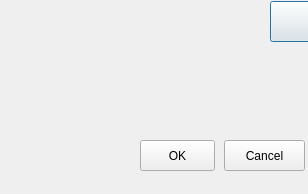
<?xml version="1.0" encoding="UTF-8"?>
<ui version="4.0">
 <class>iMessageBox</class>
 <widget class="QDialog" name="iMessageBox">
  <property name="geometry">
   <rect>
    <x>0</x>
    <y>0</y>
    <width>308</width>
    <height>194</height>
   </rect>
  </property>
  <property name="windowTitle">
   <string>Dialog</string>
  </property>
  <widget class="QWidget" name="widget_title" native="true">
   <property name="geometry">
    <rect>
     <x>0</x>
     <y>1</y>
     <width>311</width>
     <height>41</height>
    </rect>
   </property>
   <widget class="QWidget" name="widMenu" native="true">
    <property name="geometry">
     <rect>
      <x>270</x>
      <y>0</y>
      <width>41</width>
      <height>41</height>
     </rect>
    </property>
    <widget class="QPushButton" name="btn_menuClose">
     <property name="geometry">
      <rect>
       <x>0</x>
       <y>0</y>
       <width>41</width>
       <height>41</height>
      </rect>
     </property>
     <property name="text">
      <string/>
     </property>
    </widget>
   </widget>
   <widget class="QLabel" name="lab_ico">
    <property name="geometry">
     <rect>
      <x>0</x>
      <y>0</y>
      <width>41</width>
      <height>41</height>
     </rect>
    </property>
    <property name="text">
     <string/>
    </property>
   </widget>
   <widget class="QLabel" name="lab_title">
    <property name="geometry">
     <rect>
      <x>43</x>
      <y>1</y>
      <width>171</width>
      <height>41</height>
     </rect>
    </property>
    <property name="text">
     <string/>
    </property>
   </widget>
  </widget>
  <widget class="QWidget" name="widget_main" native="true">
   <property name="geometry">
    <rect>
     <x>0</x>
     <y>40</y>
     <width>311</width>
     <height>161</height>
    </rect>
   </property>
   <property name="styleSheet">
    <string notr="true">font: 11pt &quot;微软雅黑&quot;;</string>
   </property>
   <widget class="QLabel" name="lab_mainIco">
    <property name="geometry">
     <rect>
      <x>20</x>
      <y>30</y>
      <width>54</width>
      <height>51</height>
     </rect>
    </property>
    <property name="text">
     <string/>
    </property>
   </widget>
   <widget class="QLabel" name="lab_mainText">
    <property name="geometry">
     <rect>
      <x>100</x>
      <y>50</y>
      <width>191</width>
      <height>31</height>
     </rect>
    </property>
    <property name="text">
     <string/>
    </property>
   </widget>
   <widget class="QPushButton" name="btn_ok">
    <property name="geometry">
     <rect>
      <x>140</x>
      <y>100</y>
      <width>75</width>
      <height>31</height>
     </rect>
    </property>
    <property name="text">
     <string>OK</string>
    </property>
   </widget>
   <widget class="QPushButton" name="btn_cancel">
    <property name="geometry">
     <rect>
      <x>224</x>
      <y>100</y>
      <width>81</width>
      <height>31</height>
     </rect>
    </property>
    <property name="text">
     <string>Cancel</string>
    </property>
   </widget>
  </widget>
 </widget>
 <resources/>
 <connections/>
</ui>
